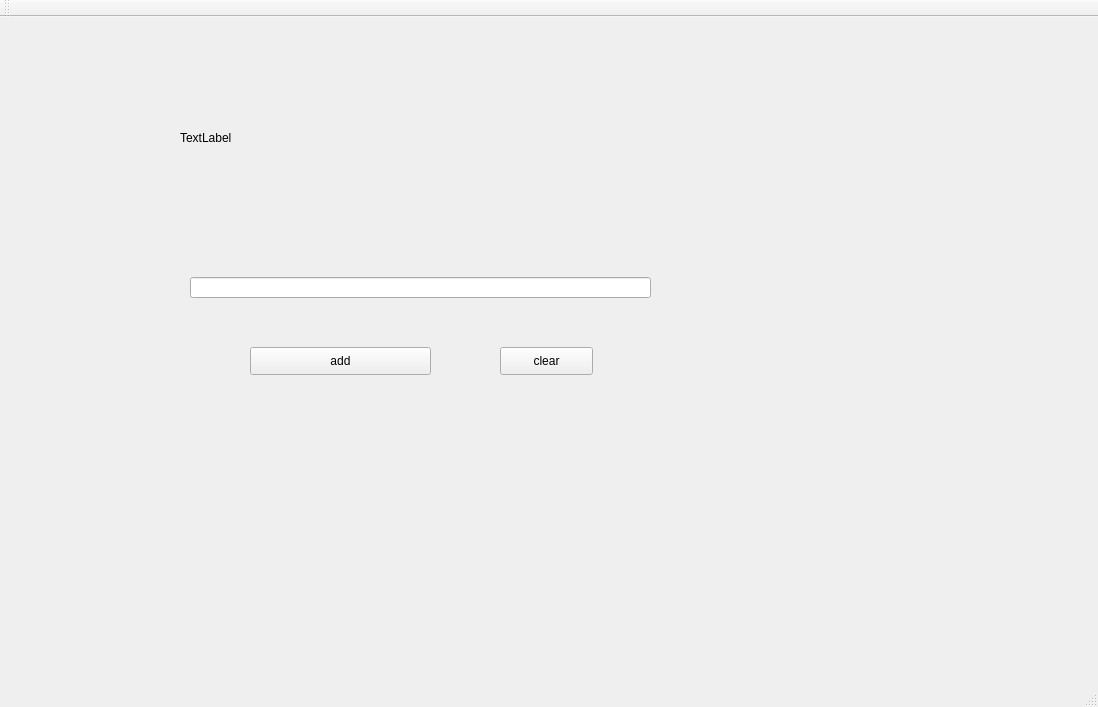
<?xml version="1.0" encoding="UTF-8"?>
<ui version="4.0">
 <class>MainWindow</class>
 <widget class="QMainWindow" name="MainWindow">
  <property name="geometry">
   <rect>
    <x>0</x>
    <y>0</y>
    <width>1098</width>
    <height>707</height>
   </rect>
  </property>
  <property name="windowTitle">
   <string>MainWindow</string>
  </property>
  <widget class="QWidget" name="centralWidget">
   <widget class="MarqueeLabel" name="label">
    <property name="geometry">
     <rect>
      <x>180</x>
      <y>90</y>
      <width>521</width>
      <height>61</height>
     </rect>
    </property>
    <property name="text">
     <string>TextLabel</string>
    </property>
   </widget>
   <widget class="QPushButton" name="pushButton">
    <property name="geometry">
     <rect>
      <x>250</x>
      <y>330</y>
      <width>181</width>
      <height>28</height>
     </rect>
    </property>
    <property name="text">
     <string>add</string>
    </property>
   </widget>
   <widget class="QLineEdit" name="lineEdit">
    <property name="geometry">
     <rect>
      <x>190</x>
      <y>260</y>
      <width>461</width>
      <height>21</height>
     </rect>
    </property>
   </widget>
   <widget class="QPushButton" name="pushButton_2">
    <property name="geometry">
     <rect>
      <x>500</x>
      <y>330</y>
      <width>93</width>
      <height>28</height>
     </rect>
    </property>
    <property name="text">
     <string>clear</string>
    </property>
   </widget>
  </widget>
  <widget class="QMenuBar" name="menuBar">
   <property name="geometry">
    <rect>
     <x>0</x>
     <y>0</y>
     <width>1098</width>
     <height>25</height>
    </rect>
   </property>
  </widget>
  <widget class="QToolBar" name="mainToolBar">
   <attribute name="toolBarArea">
    <enum>TopToolBarArea</enum>
   </attribute>
   <attribute name="toolBarBreak">
    <bool>false</bool>
   </attribute>
  </widget>
  <widget class="QStatusBar" name="statusBar"/>
 </widget>
 <layoutdefault spacing="6" margin="11"/>
 <customwidgets>
  <customwidget>
   <class>MarqueeLabel</class>
   <extends>QLabel</extends>
   <header location="global">marqueelabel.h</header>
  </customwidget>
 </customwidgets>
 <resources/>
 <connections/>
</ui>
